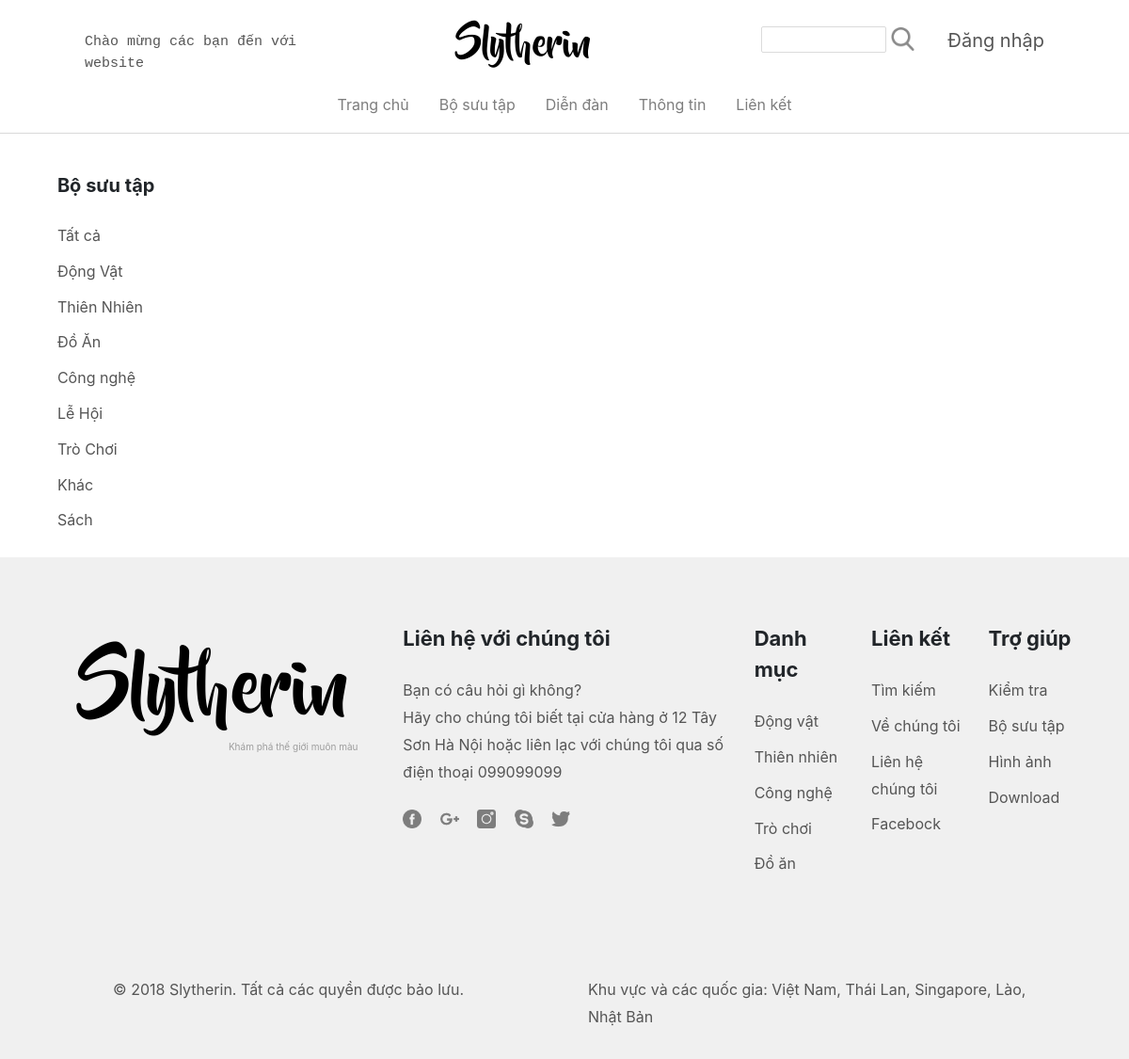
The page /Sources/collection.php?idcol=1 on the database as committed earlier.
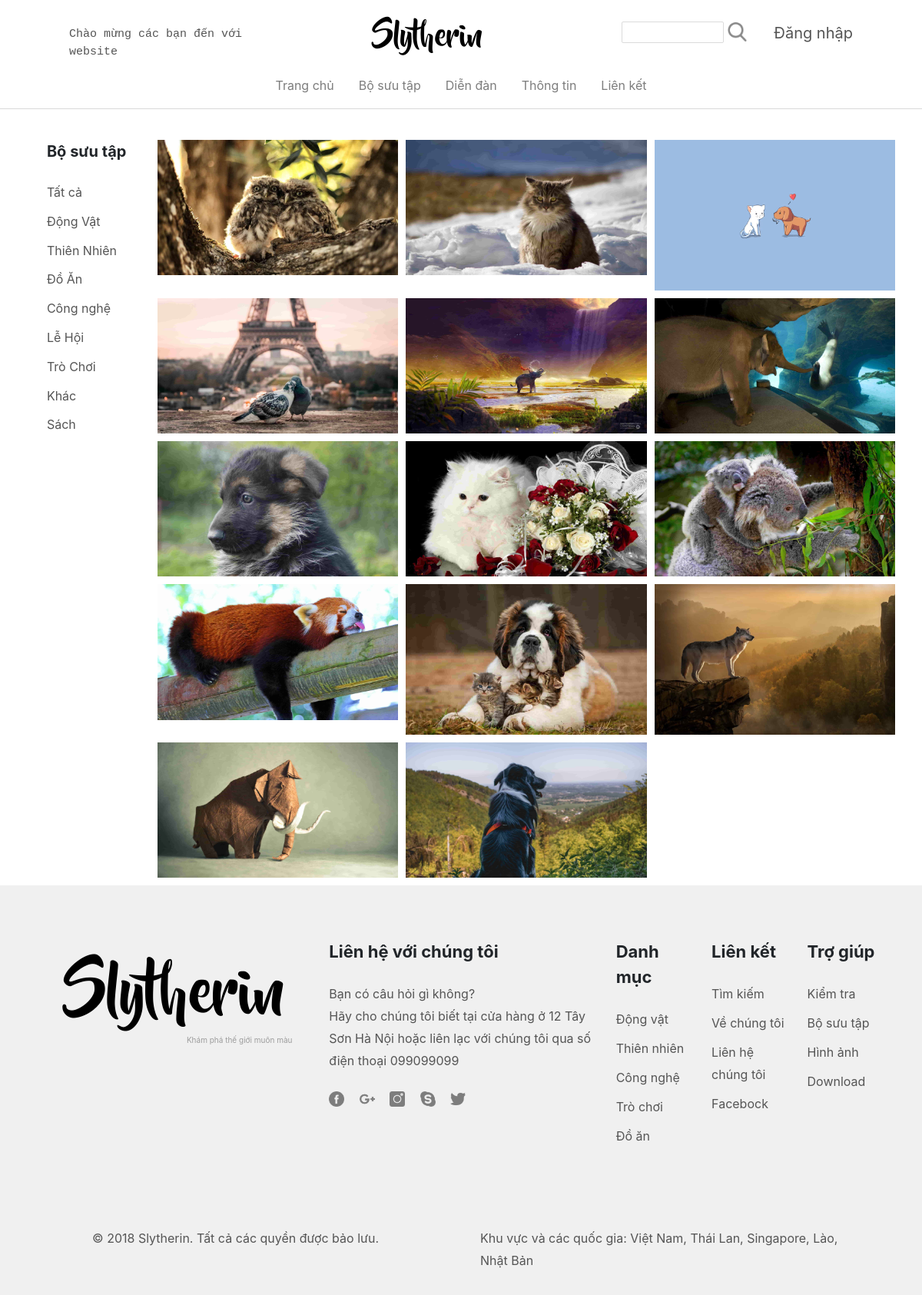
The same page on the database as committed later.
### tables this page shows
CREATE TABLE `bosuutap` (
  `MaBoSuuTap` int(11) NOT NULL AUTO_INCREMENT,
  `TenBoSuuTap` varchar(50) DEFAULT NULL,
  `AnhBoSuuTap` varchar(50) DEFAULT NULL,
  `MoTa` varchar(150) DEFAULT NULL,
  PRIMARY KEY (`MaBoSuuTap`)
);

CREATE TABLE `hinhanh` (
  `MaHinhAnh` int(11) NOT NULL AUTO_INCREMENT,
  `TenHinhAnh` varchar(200) DEFAULT NULL,
  `KichCo` varchar(20) DEFAULT NULL,
  `DoPhanGiai` varchar(20) DEFAULT NULL,
  `MoTaHinhAnh` varchar(50) DEFAULT NULL,
  `MaBoSuuTap` int(11) DEFAULT NULL,
  `MaTaiKhoan` int(11) DEFAULT NULL,
  `AnhTaiTro` int(11) DEFAULT NULL,
  `PheDuyet` int(11) DEFAULT '0',
  `Resize` varchar(200) DEFAULT NULL,
  `NgayDang` datetime DEFAULT NULL,
  PRIMARY KEY (`MaHinhAnh`),
  KEY `FK_BoSuuTap` (`MaBoSuuTap`),
  KEY `FK_TaiKhoan` (`MaTaiKhoan`),
  CONSTRAINT `FK_BoSuuTap` FOREIGN KEY (`MaBoSuuTap`) REFERENCES `bosuutap` (`mabosuutap`),
  CONSTRAINT `FK_TaiKhoan` FOREIGN KEY (`MaTaiKhoan`) REFERENCES `taikhoan` (`mataikhoan`)
);

### Sources/collection.php (the view, shortened to what the changed rows need)
<?php
	require('connection.php');
	if (isset($_GET['idcol'])) {
		$idcol=$_GET['idcol'];
		$sql="select* from hinhanh h, bosuutap b where h.MaBoSuuTap=b.MaBoSuuTap and h.MaBoSuuTap=$idcol and h.PheDuyet=1";
		$resultImageAll = mysqli_query($con, $sql);
	}
	$sqlCategory="select* from bosuutap";
	$resultCategory = mysqli_query($con, $sqlCategory);
 ?>
<!DOCTYPE html>
<html>
<head>
	<link rel="stylesheet" href="https://maxcdn.bootstrapcdn.com/bootstrap/4.0.0-beta.2/css/bootstrap.min.css">
	<link rel="stylesheet" type="text/css" href="css/styles.css">
</head>
<body >
	<div id="form-right-shop">
		<div class="container-fluid">
			<div class="row">
				<div class="col-lg-2 col-md-2 col-sm-2">
					<div id="list-shop">
						<span class="text-bold-shop">Bộ sưu tập</span><br><br>
						<ul >
							<?php foreach ($resultCategory as $item) {?>
								<li class="p-b-li">
									<a href="collection.php?idcol=<?php echo $item["MaBoSuuTap"] ?>" class="font-info-bottom "><?php echo $item["TenBoSuuTap"]; ?>
									</a>
								</li>
							<?php } ?>
						</ul>
					</div>
				</div>
				<div class="col-lg-10 col-md-10 col-sm-10">
					<div class="box-list">
						<div class="row">
							<?php foreach ($resultImageAll as $item) {?>
								<div class="col-lg-4 col-md-6 col-sm-12" style="padding: 0">
									<a href="image.php?id=<?php echo $item["MaHinhAnh"] ?>" title="">
										<div class="image-background-form">
											<img class="image-background" src="image/resize/<?php echo $item["Resize"] ?>" alt="">
										</div>
									</a>
								</div>
							<?php } ?>
						</div>
					</div>
				</div>
			</div>
		</div>
	</div>
	<div class="info-bottom">
		<div class="container-fluid">
			<div class="row">
				<div class="col-lg-4">
					<div class="padding-sly">
						<h1 class="site-title">
							<a href="#">Slytherin</a>
						</h1>
					</div>
				</div>
			</div>
		</div>
	</div>
</body>
</html>

Rows that differ between the two databases and show on the page:
now on this page (row edited): hinhanh: Resize (picture)
now on this page (row edited): hinhanh: Resize (picture)
added hinhanh: Resize (picture)
added hinhanh: Resize (picture)
added hinhanh: Resize (picture)
added hinhanh: Resize (picture)
added hinhanh: Resize (picture)
added hinhanh: Resize (picture)
added hinhanh: Resize (picture)
added hinhanh: Resize (picture)
added hinhanh: Resize (picture)
added hinhanh: Resize (picture)
added hinhanh: Resize (picture)
added hinhanh: Resize (picture)
